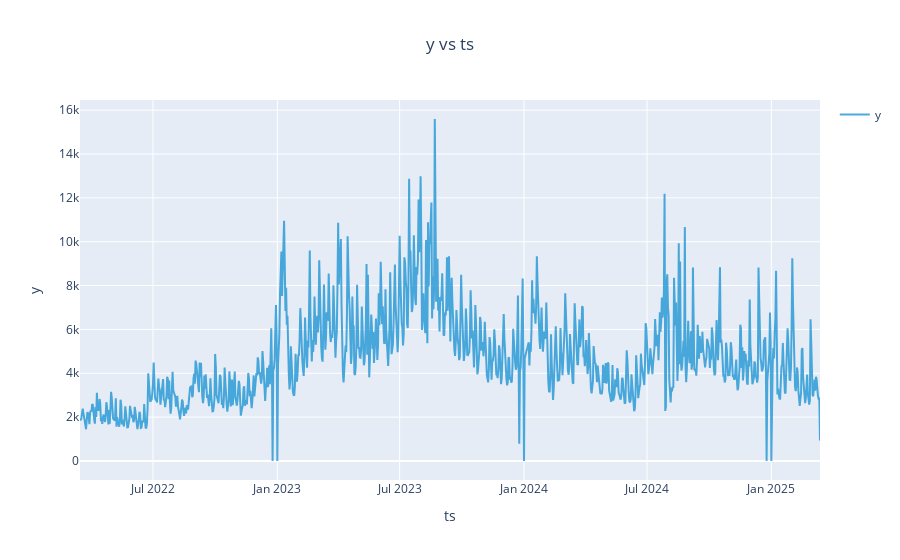

Notebook code for this chart:
### Code cell
retail_csv = pd.read_csv('./data_productos_ventas_3.csv')
df_real = pd.DataFrame(retail_csv)
df_real['fecha_venta'] = pd.to_datetime(df_real['fecha_venta'])

df_real = df_real.query('`codigo_articulo` == 386')
    
# # df_real = df_real.groupby(['fecha_venta']).agg({'cantidad': 'sum'}).reset_index()
df_real.rename(columns={'fecha_venta': 'ts', 'cantidad': 'y'}, inplace=True)
df_real = df_real.groupby(pd.Grouper(key='ts', freq=freq)).agg({'y': 'sum'}).reset_index()


ts2025 = UnivariateTimeSeries()
ts2025.load_data(
    df=df_real,
    time_col="ts",
    value_col="y",
    freq=freq
    # anomaly_info=anomaly_info,
    # regressor_cols=["sale_price"]
)

ts2025.plot()

### Figure 1 — Plotly figure (JSON) as saved in the notebook; plotly's stock layout.template omitted (floating-point values rounded to 4 significant figures; data arrays with more than 128 entries replaced by an {"elided": "..."} marker saying what was removed)
{"data": [{"line": {"color": "rgb(32, 149, 212)"}, "mode": "lines", "name": "y", "opacity": 0.8, "type": "scatter", "x": {"elided": "1096 str values"}, "y": {"elided": "1096 int values"}}], "layout": {"legend": {"traceorder": "reversed"}, "showlegend": true, "title": {"text": "y vs ts", "x": 0.5}, "xaxis": {"title": {"text": "ts"}}, "yaxis": {"title": {"text": "y"}}}}
